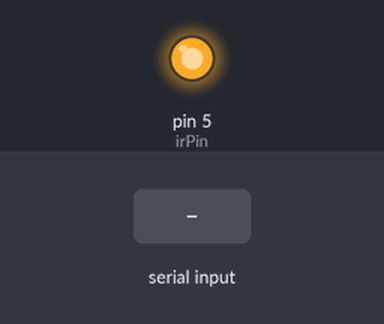
Recording of a sketch running on a simulated Arduino Mega 2560, built with avr-gcc and run on an emulated ATmega2560. Shown: output pins drawn as LEDs (lit = HIGH). The test bench sets the inputs (shaded band). What the sketch prints to the serial monitor is not drawn.

Above: at 0.8 s.
0.9 s: "1,90\n" received over Serial
Timing chart, 0 to 3.9 s (numbered marks = the images above; inputs shaded):
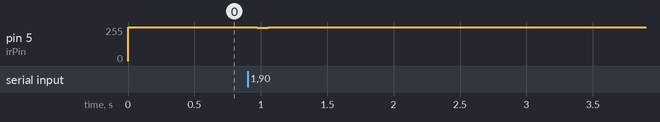

Measured:
- after the input at 0.9 s, pin 5 (irPin): 255/255 → 249/255 after 0.07 s, → 255/255 0.08 s later

The sketch:

pcjr_ir_bridge.ino
```cpp
/*
 * pcjr_bridge.ino
 * ---------------
 * Unified Arduino sketch that can be switched between two modes:
 *   '0' → 433 MHz outlet control (uses outlet_control.h)
 *   '1' → PCjr IR keyboard bridge (uses Timer3 on pin 5)
 *
 * Mode selection happens after a hardware reset (DTR pulse).  No in‑band
 * switching — the two modes never interfere.
 */

#include "outlet_control.h"   // 433 MHz TX

// ---------- Compile‑time flag for _delay_us(float) ----------
#define __DELAY_ROUND_CLOSEST__
#include <util/delay.h>

// ---------- IR hardware constants (verbatim from original) ----------
const int irPin = 5;           // PE3 on ATmega2560

#define BURST_DURATION     62.5
#define LOGIC_1_SILENCE   377.5
#define LOGIC_0_SILENCE_1 220.0
#define LOGIC_0_SILENCE_2 157.5
#define START_BIT_SILENCE 310
#define INTER_BYTE_GAP    4840

// 40 kHz carrier generated by Timer3 in CTC mode
#define TIMER3_TOP  24        // 16 MHz / (2 * 40 kHz) / 8 - 1

// ---------- Inline carrier helpers ----------
inline void carrierOn() {
  TCCR3A |= (1 << COM3A0);    // toggle pin 5 on each match
  TCCR3B |= (1 << CS31);      // start clock (prescaler /8)
}

inline void carrierOff() {
  TCCR3B &= ~(1 << CS31);     // stop clock
  TCCR3A &= ~(1 << COM3A0);   // disconnect timer from pin
  TCNT3 = 0;                  // reset counter
  PORTE |= (1 << 3);          // force pin HIGH (LED off, active‑low)
}

// ---------- Manchester encoding primitives (unchanged) ----------
inline void sendOne() {
  carrierOn();   _delay_us(BURST_DURATION);
  carrierOff();  _delay_us(LOGIC_1_SILENCE);
}

inline void sendZero() {
  carrierOff();  _delay_us(LOGIC_0_SILENCE_1);
  carrierOn();   _delay_us(BURST_DURATION);
  carrierOff();  _delay_us(LOGIC_0_SILENCE_2);
}

inline void sendStart() {
  carrierOn();   _delay_us(BURST_DURATION);
  carrierOff();  _delay_us(START_BIT_SILENCE);
}

// ---------- Transmit a single scan code byte with odd parity ----------
void sendByte(uint8_t data) {
  noInterrupts();               // timing‑critical

  sendStart();

  uint8_t parity = 0;
  for (uint8_t i = 0; i < 8; ++i) {
    if (data & 1) {
      sendOne();
      ++parity;
    } else {
      sendZero();
    }
    data >>= 1;
  }

  // Odd parity: if number of ones is odd, send 0; else send 1
  if (parity & 1) sendZero();
  else            sendOne();

  interrupts();

  _delay_us(INTER_BYTE_GAP);
}

// ---------- Global state ----------
enum Mode { MODE_WAIT, MODE_RF, MODE_IR };
Mode currentMode = MODE_WAIT;

// ---------- Soft‑reset helper ----------
void(* resetFunc)(void) = 0;

// ---------- Initialisation ----------
void setup() {
  Serial.begin(600);

  // --- IR hardware init (safe for both modes) ---
  pinMode(irPin, OUTPUT);
  PORTE |= (1 << 3);             // force IR LED off
  TCCR3A = 0;
  TCCR3B = 0;
  TCNT3  = 0;
  OCR3A  = TIMER3_TOP;
  TCCR3B = (1 << WGM32);        // CTC mode, clock stopped

  // --- RF module not initialised yet (only when mode 0 is chosen) ---

  // --- Flush stale serial bytes ---
  while (Serial.available()) Serial.read();

  // --- Handshake: wait for a valid mode byte ---
  Serial.println("BOOT");
  while (currentMode == MODE_WAIT) {
    if (Serial.available()) {
      char c = Serial.read();
      if (c == '0') {
        currentMode = MODE_RF;
        setupOutlets();            // init 433 MHz TX
        Serial.println("MODE:RF");
      } else if (c == '1') {
        currentMode = MODE_IR;
        Serial.println("MODE:IR");
      }
      // All other bytes are silently ignored; loop continues waiting
    }
  }
}

// ---------- Main dispatch ----------
void loop() {
  if (currentMode == MODE_RF)       loopRF();
  else if (currentMode == MODE_IR)  loopIR();
}

// ---------- RF outlet control loop ----------
void loopRF() {
  // Wait for two integers: <outlet id> <state> (e.g. "2 1\n")
  while (!Serial.available()) { /* wait */ }
  int id = Serial.parseInt();
  while (!Serial.available()) { /* wait */ }
  int state = Serial.parseInt();

  // Discard any trailing whitespace / newline
  while (Serial.available()) Serial.read();

  // Send the RF command
  sendOutletCommand(id, state);

  // Give the transmitter time to finish, then reboot back to mode‑select
  delay(100);
  resetFunc();
}

// ---------- IR keyboard bridge loop (unchanged) ----------
void loopIR() {
  while (Serial.available()) {
    sendByte(Serial.read());
  }
}
```

outlet_control.h
```cpp
/*
 * outlet_control.h
 * ---------------
 * Self‑contained 433 MHz outlet control module.
 * Dependencies: RCSwitch library.
 *
 * Usage:
 *   #include "outlet_control.h"
 *   setupOutlets();              // use defaults
 *   sendOutletCommand(2, true);   // turn outlet #2 ON
 *
 * Extensible: just add more codes to the arrays and NUM_OUTLETS updates
 * automatically.
 */

#ifndef OUTLET_CONTROL_H
#define OUTLET_CONTROL_H

#include <RCSwitch.h>

// ---------- User‑editable code tables ----------
const unsigned long ON_CODES[] = {
  0x2F35A,   // 1  UNKNOWN
  0x2F35AA,  // 2  PCJrduino
  0x2F35A,   // 3  UNKNOWN
  0x2F35A,   // 4  UNKNOWN
  0x2F35AB   // 5  Klipptop (3D Printer)
};

const unsigned long OFF_CODES[] = {
  0x2F35A,   // 1  UNKNOWN
  0x2F35A2,  // 2  PCJrduino
  0x2F35A,   // 3  UNKNOWN
  0x2F35A,   // 4  UNKNOWN
  0x2F35A3   // 5  Klipptop (3D Printer)
};

// Auto‑computed array size
const int NUM_OUTLETS = sizeof(ON_CODES) / sizeof(ON_CODES[0]);

// ---------- Transmitter object ----------
RCSwitch myTX;

// ---------- Default parameters ----------
#define TX_PIN         10
#define TX_PROTOCOL    1
#define TX_PULSE_LEN   149
#define TX_REPEATS     15

/*
 * Initialise the transmitter.  Call once after entering RF mode.
 * Defaults match your existing hardware.
 */
void setupOutlets(int pin = TX_PIN, int protocol = TX_PROTOCOL,
                  int pulseLen = TX_PULSE_LEN, int repeats = TX_REPEATS) {
  myTX.enableTransmit(pin);
  myTX.setProtocol(protocol);
  myTX.setPulseLength(pulseLen);
  myTX.setRepeatTransmit(repeats);
}

/*
 * Send an ON (state=true) or OFF (state=false) code for outlet 1..NUM_OUTLETS.
 * Prints human‑readable confirmation to Serial.
 */
void sendOutletCommand(int id, bool state) {
  // -------- Bounds check (fixes old sizeof bug) --------
  if (id < 1 || id > NUM_OUTLETS) {
    Serial.print("ERR BAD ID ");
    Serial.println(id);
    return;
  }

  unsigned long code = state ? ON_CODES[id - 1] : OFF_CODES[id - 1];
  myTX.send(code, 24);                            // 24‑bit code
  Serial.print(id);
  Serial.print(state ? " ON  " : " OFF ");
  Serial.println(code, HEX);
}

#endif
```
